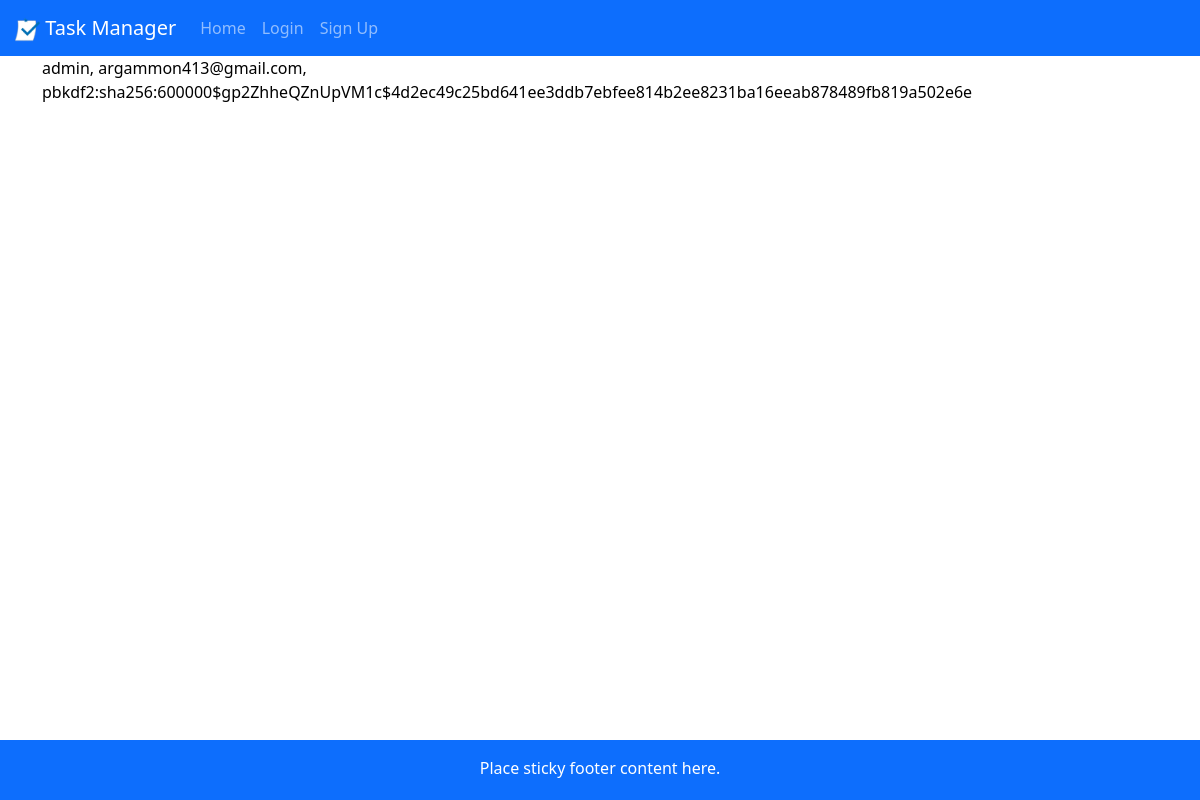
The app's page /view_users, older data.
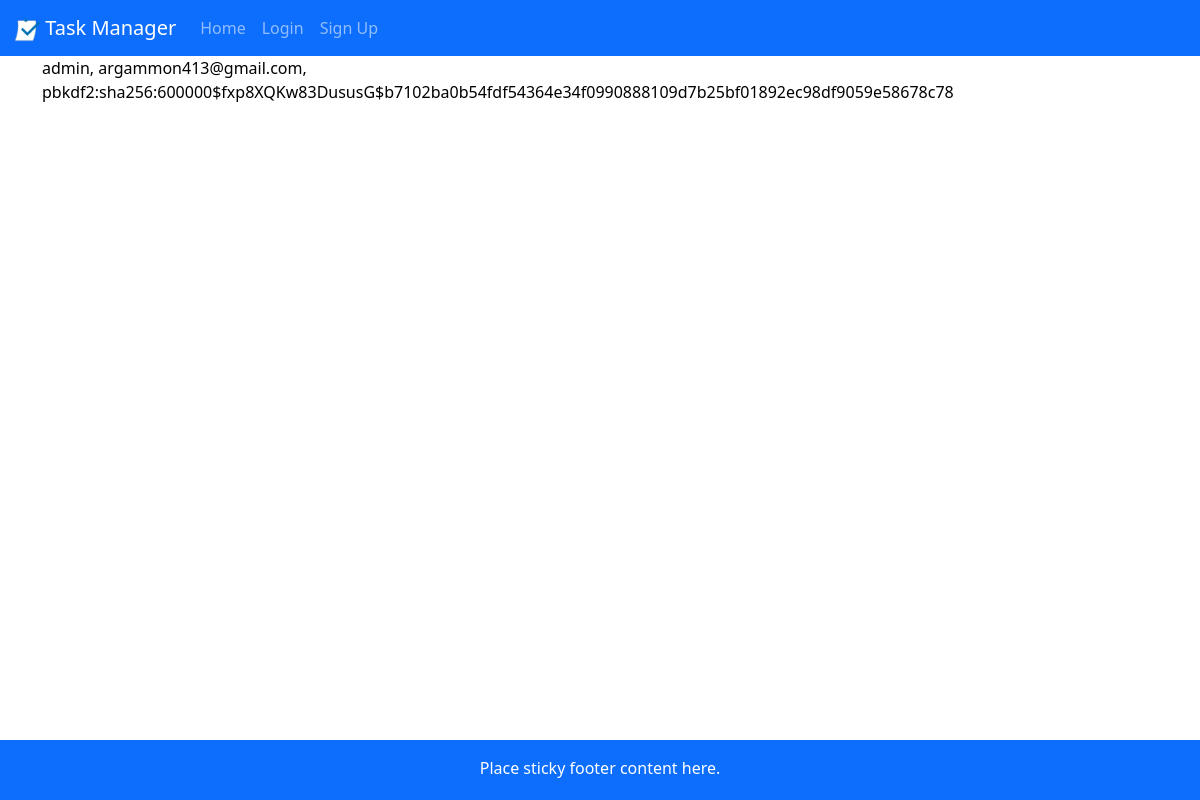
The same page, newer data.
### app.py (models this page shows, shortened)
class User(db.Model):
    __tablename__ = 'User'
    id = db.Column(db.Integer, primary_key = True)
    user = db.Column(db.String(20), unique = True, nullable = False) # stores original case of username
    user_lower = db.Column(db.String(20), unique = True, nullable = False) # stores lower case version of username
    email = db.Column(db.String(100), unique = True, nullable = False)
    email_lower = db.Column(db.String(100), unique = True, nullable = False)
    password = db.Column(db.String(50), nullable = False)

### app.py (the view)
@app.route("/view_users")
def view_users():
    return render_template("view_users.html", values=User.query.all())

### app.py (called while the page is built)
@app.before_request
def check_user_existence():
    if "user" in session:
        user_lower = session["user"].lower()
        if not User.query.filter_by(user_lower=user_lower).first():
            session.pop("user", None)
            flash("Your account no longer exists. Please log in again.", "error")
            return redirect(url_for("login"))

### templates/view_users.html
{% extends "layout.html" %}
{% block content %}
{% for item in values %}
<p>{{item.user}}, {{item.email}}, {{item.password}}</p>
{% endfor %}
{% endblock %}

Row changes from the older to the newer data that the page shows:
changed User "admin": password "pbkdf2:sha256:600000$gp2ZhheQZnUpVM1c$4d2ec49c25bd641ee3ddb7ebfee814b2ee8231ba16eeab878489fb819a502e6e" → "pbkdf2:sha256:600000$fxp8XQKw83DususG$b7102ba0b54fdf54364e34f0990888109d7b25bf01892ec98df9059e58678c78"
